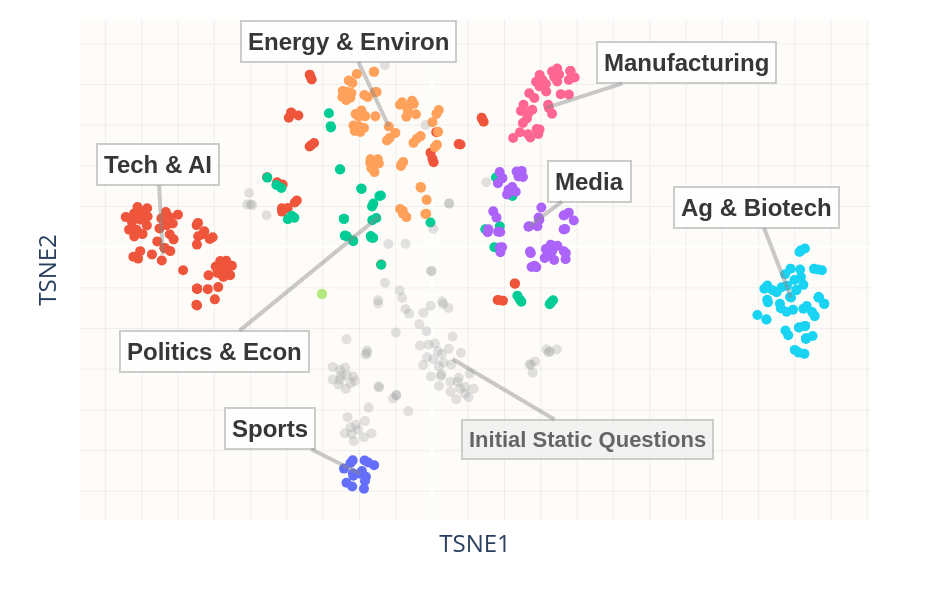

Notebook code cell kept with this figure:
### Code cell
create_interactive_lplot(combined_df)
